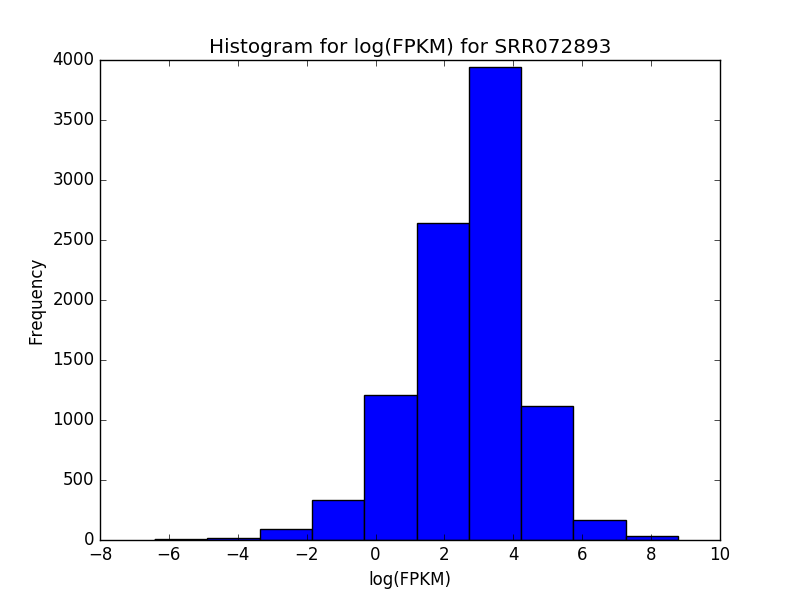

This figure's Python source:
#!/usr/bin/env python

import sys
import pandas as pd
import numpy as np
import matplotlib.pyplot as plt

df_ctab = pd.read_csv(sys.argv[1], sep="\t")



df_roi = df_ctab["FPKM"] > 0

df_above_zero = df_ctab[df_roi]
log_values = []
log_values = np.log(df_above_zero["FPKM"].values)
print log_values

plt.figure()
plt.ylabel("Frequency")
plt.xlabel("log(FPKM)")
plt.title("Histogram for log(FPKM) for SRR072893")
plt.hist(log_values)
plt.savefig("d4-homework-q2.png")
plt.close()
